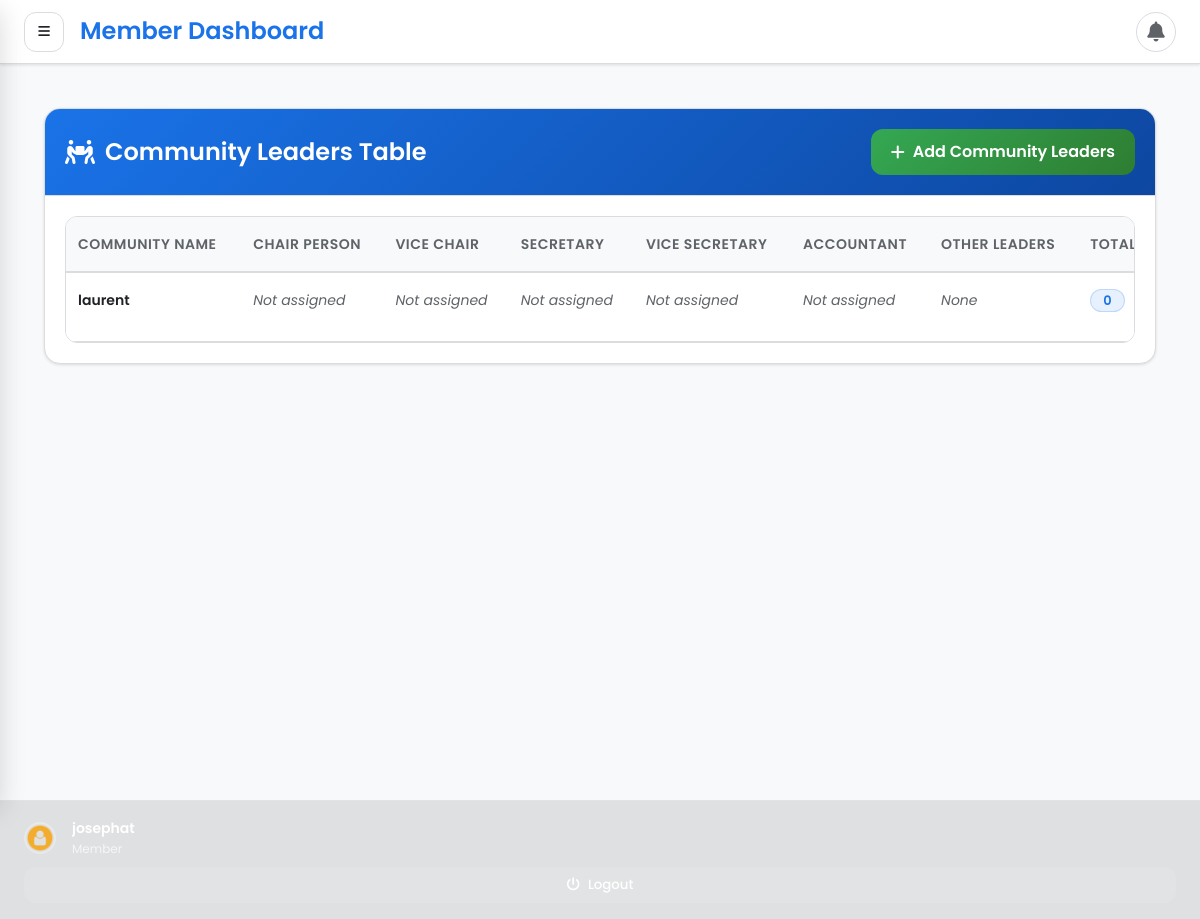
Screenshot of /members/shepherds/list/ (signed in) with the database file from the repository.
### users/models.py (models this page shows, shortened)
class User(AbstractBaseUser, PermissionsMixin):
    roles =[
        ('admin','Admin'),
        ('Chairperson','Chairperson'),
        ('Secretary','Secretary'),
        ('Accountant','Accountant'),
        ('Member','Member'),
    ]
    username = models.CharField(max_length=255, blank=True, unique=True)
    email = models.EmailField(max_length=255, unique=True, null=True, blank=True)
    firstname = models.CharField(max_length=30, null=True, blank=True)
    lastname = models.CharField(max_length=30, null=True, blank=True)
    is_active = models.BooleanField(default=True)
    roles = models.CharField(max_length=50, choices=roles, default='Member')
    date_joined = models.DateTimeField(default=timezone.now)
    is_staff = models.BooleanField(default=False)
    is_verified = models.BooleanField(default=False)
    phone = models.CharField(max_length=15, blank=True, null=True)
    force_password_change = models.BooleanField(default=True)
    objects = ManagerUser()
    USERNAME_FIELD = 'username' # primary identifier for django auth
    REQUIRED_FIELDS = []     # required when creating superuser

### member/models.py (models this page shows, shortened)
class Community(models.Model):
    name = models.CharField(max_length=255, unique=True)
    created_at = models.DateTimeField(auto_now_add=True)
    updated_at = models.DateTimeField(auto_now=True)

### member/views.py (the view)
# urls.py: path('shepherds/list/', list_shepherds, name="list_community"),
@login_required
def list_shepherds(request):
    template = "shepherds/list.html"
    profile = UserProfile.objects.get_or_create(user=request.user)
    communities = Community.objects.prefetch_related('leaders').all()
    context = {
        "communities": communities,
        "shepherds_active_list": "active",
        "profile": profile
    }
    return render(request, template, context)

### templates/shepherds/list.html (shortened to what this page needs)
{% extends 'base.html' %}
{% block content %}
<div class="dashboard-container">
    <div class="card">
        <div class="card-header">
            <h2 class="card-title">
                <i class="fas fa-people-carry"></i>
                Community Leaders Table
            </h2>
            <a href="{% url 'add_community' %}" class="btn-add">
                <i class="fas fa-plus"></i> Add Community Leaders
            </a>
        </div>
        <div class="card-body">
            {% if communities %}
            <div class="table-container">
                <table class="data-table">
                    <thead>
                        <tr>
                            <th>Community Name</th>
                            <th>Chair Person</th>
                            <th>Vice Chair</th>
                            <th>Secretary</th>
                            <th>Vice Secretary</th>
                            <th>Accountant</th>
                            <th>Other Leaders</th>
                            <th>Total</th>
                        </tr>
                    </thead>
                    <tbody>
                        {% for community in communities %}
                        <tr>
                            <td>
                                <div class="community-name">{{ community.name }}</div>
                            </td>
                            <td>
                                {% for leader in community.leaders.all %}
                                    {% if leader.leader == "CHAIR PERSON" or leader.leader == "CHAIRPERSON" %}
                                    <div class="leader-info">
                                        <div class="leader-name">{{ leader.name }}</div>
                                        <div class="leader-phone">{{ leader.phone|default:"—" }}</div>
                                    </div>
                                    {% endif %}
                                {% empty %}
                                    <span class="no-leader">Not assigned</span>
                                {% endfor %}
                            </td>
                            <td>
                                {% for leader in community.leaders.all %}
                                    {% if leader.leader == "VICE CHAIR" %}
                                    <div class="leader-info">
                                        <div class="leader-name">{{ leader.name }}</div>
                                        <div class="leader-phone">{{ leader.phone|default:"—" }}</div>
                                    </div>
                                    {% endif %}
                                {% empty %}
                                    <span class="no-leader">Not assigned</span>
                                {% endfor %}
                            </td>
                            <td>
                                {% for leader in community.leaders.all %}
                                    {% if leader.leader == "SECRETARY" %}
                                    <div class="leader-info">
                                        <div class="leader-name">{{ leader.name }}</div>
                                        <div class="leader-phone">{{ leader.phone|default:"—" }}</div>
                                    </div>
                                    {% endif %}
                                {% empty %}
                                    <span class="no-leader">Not assigned</span>
                                {% endfor %}
                            </td>
                            <td>
                                {% for leader in community.leaders.all %}
                                    {% if leader.leader == "VICE SECRETARY" %}
                                    <div class="leader-info">
                                        <div class="leader-name">{{ leader.name }}</div>
                                        <div class="leader-phone">{{ leader.phone|default:"—" }}</div>
                                    </div>
                                    {% endif %}
                                {% empty %}
                                    <span class="no-leader">Not assigned</span>
                                {% endfor %}
                            </td>
                            <td>
                                {% for leader in community.leaders.all %}
                                    {% if leader.leader == "ACCOUNTANT" %}
                                    <div class="leader-info">
                                        <div class="leader-name">{{ leader.name }}</div>
                                        <div class="leader-phone">{{ leader.phone|default:"—" }}</div>
                                    </div>
                                    {% endif %}
                                {% empty %}
                                    <span class="no-leader">Not assigned</span>
                                {% endfor %}
                            </td>
                            <td>
                                {% for leader in community.leaders.all %}
                                    {% if leader.leader not in "CHAIR PERSON,CHAIRPERSON,VICE CHAIR,SECRETARY,VICE SECRETARY,ACCOUNTANT" %}
                                    <span class="other-leader">
                                        {{ leader.name }} - {{ leader.leader }}
                                    </span>
                                    {% endif %}
                                {% empty %}
                                    <span class="no-leader">None</span>
                                {% endfor %}
                            </td>
                            <td>
                                <span class="badge badge-primary">{{ community.leaders.count }}</span>
                            </td>
                        </tr>
                        {% endfor %}
                    </tbody>
                </table>
            </div>
            {% endif %}
        </div>
    </div>
</div>
{% endblock %}

### templates/base.html (shortened to what this page needs)
{% load static %}
<!DOCTYPE html>
<html lang="en">
  <head>
    <link href="https://cdnjs.cloudflare.com/ajax/libs/font-awesome/6.4.0/css/all.min.css" rel="stylesheet" />
  </head>
<body>
    {% if user.is_authenticated %}
    <div class="app-container">
          </div>
          <div class="sidebar-footer">
            <div class="user-info">
              <div class="user-avatar-sm">
                <img src="{% if profile and profile.picture %}{{ profile.picture.url }}{% else %}{% static 'assets/images/avatar01.png' %}{% endif %}" alt="{{ user.username }}" />
              </div>
              <div class="user-details">
                <div class="user-name">
                  {{ user.get_full_name|default:user.username }}
                </div>
                <div class="user-role">
                  {% if user.is_superuser %}Administrator
                  {% elif user.roles == 'Accountant' %}Accountant
                  {% elif user.roles == 'Admin' %} Admin
                  {% elif user.is_staff %}Staff
                  {% else %}Member {% endif %}
                </div>
              </div>
            </div>
            <button class="logout-btn" id="sidebarLogoutBtn">
              <i class="fas fa-power-off"></i>
              <span>Logout</span>
            </button>
          </div>
      <header class="app-header">
        <div class="header-left">
          <button class="menu-toggle" id="menuToggle">
            <i class="fas fa-bars"></i>
          </button>
          <h3 style="font-weight: 600; color: var(--primary)">
            {% if user.is_superuser %}Admin Dashboard
            {% elif user.groups.all.0.name == 'Accountant' %}Dashboard
            {% else %}Member Dashboard {% endif %}
          </h3>
        </div>
        <div class="header-right">
          <div class="notification-dropdown">
            <button class="notification-btn" id="notificationBtn">
              <i class="fas fa-bell"></i>
            </button>
      </header>
      <main class="main-content">
        {% block content %}{% endblock content %}
      </main>
    {% else %}
    <script>
      window.location.href = "{% url '_login' %}";
    </script>
    {% endif %}
  </body>
</html>

### templates/shepherds/list.html (style rules this page uses)
.dashboard-container { max-width: 1400px; margin: 0 auto; padding: 20px; }
.card { background: var(--surface); border-radius: var(--radius-lg); border: 1px solid var(--divider); box-shadow: var(--shadow-sm); overflow: hidden; animation: slideUp 0.4s ease; }
.card-header { padding: 20px; background: linear-gradient(135deg, var(--primary) 0%, var(--primary-dark) 100%); color: white; display: flex; justify-content: space-between; align-items: center; }
.card-title { font-size: 1.5rem; font-weight: 600; margin: 0; display: flex; align-items: center; gap: 10px; }
.card-body { padding: 20px; }
.table-container { overflow-x: auto; -webkit-overflow-scrolling: touch; border-radius: var(--radius-md); border: 1px solid var(--divider); background: var(--surface); }
.data-table { width: 100%; border-collapse: collapse; min-width: 1200px; }
.data-table thead { background: var(--background); }
.data-table th { padding: 16px 12px; text-align: left; font-weight: 600; color: var(--text-secondary); border-bottom: 2px solid var(--divider); font-size: 0.875rem; text-transform: uppercase; letter-spacing: 0.5px; white-space: nowrap; }
.data-table tbody tr { border-bottom: 1px solid var(--divider); transition: all 0.2s; }
.data-table td { padding: 16px 12px; color: var(--text-primary); vertical-align: top; font-size: 0.875rem; }
.community-name { font-weight: 600; color: var(--text-primary); }
.no-leader { color: var(--text-secondary); font-style: italic; font-size: 0.875rem; }
.badge { display: inline-block; padding: 4px 12px; border-radius: var(--radius-full); font-size: 0.8125rem; font-weight: 600; min-width: 30px; text-align: center; }
.badge-primary { background: rgba(26, 115, 232, 0.1); color: var(--primary); border: 1px solid rgba(26, 115, 232, 0.2); }
.btn-add { display: inline-flex; align-items: center; gap: 8px; padding: 10px 20px; border-radius: var(--radius-md); background: linear-gradient(135deg, var(--success) 0%, var(--secondary-dark) 100%); color: white; font-weight: 600; text-decoration: none; transition: all 0.2s; }

### rows the page displays
User: get_full_name "josephat"
Community: name "laurent", leaders.count "0"
